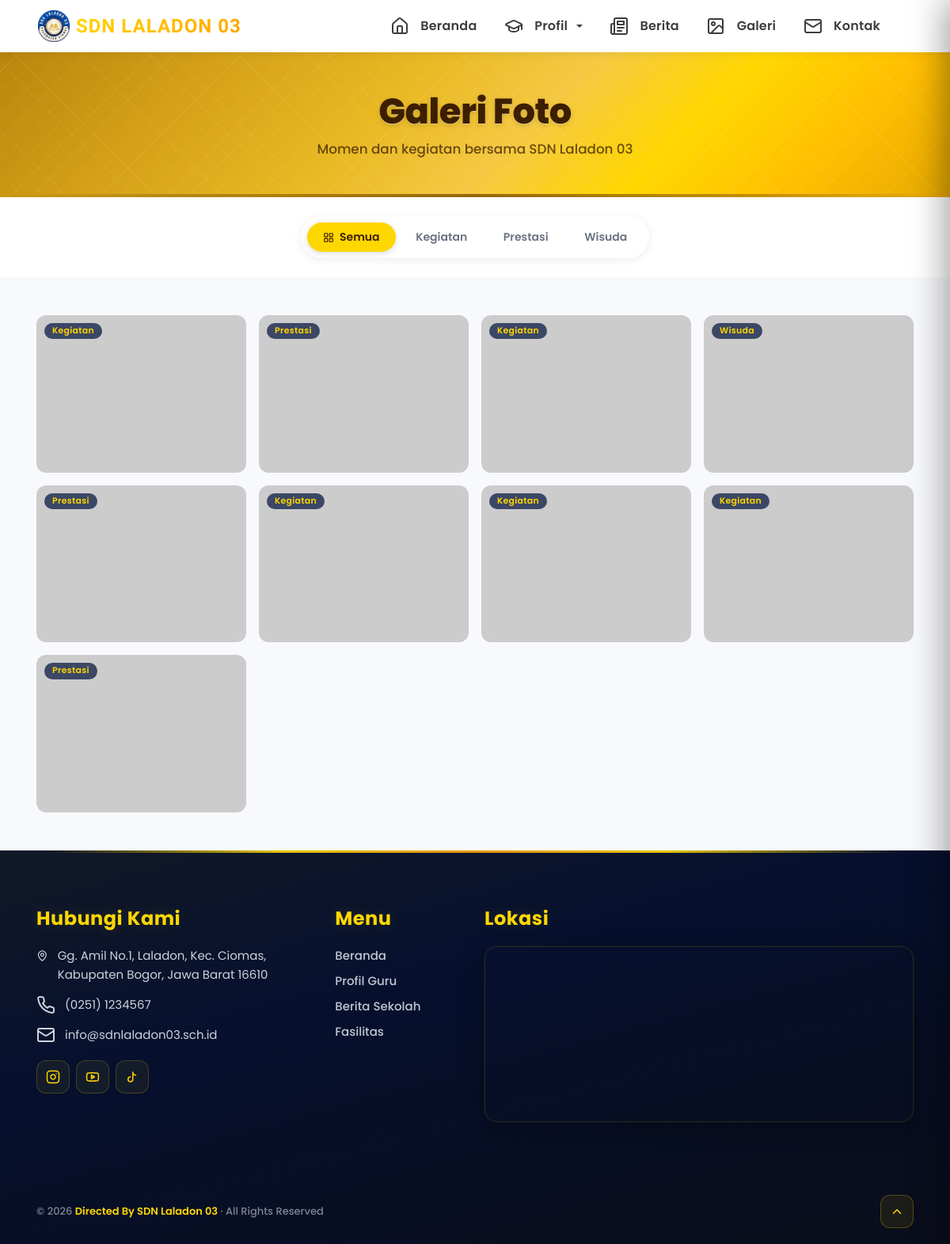
Screenshot of /laladon/galeri.php with the database file from the repository.
### tables this page shows
CREATE TABLE IF NOT EXISTS galeri (
    id         INT AUTO_INCREMENT PRIMARY KEY,
    judul      VARCHAR(255) NOT NULL,
    foto       VARCHAR(255) NOT NULL,
    kategori   VARCHAR(100) DEFAULT 'kegiatan',
    created_at TIMESTAMP DEFAULT CURRENT_TIMESTAMP
);

### laladon/galeri.php (the view, shortened to what this page needs)
<?php
include 'koneksi.php';
include 'header.php';
$filter = isset($_GET['kategori']) ? mysqli_real_escape_string($koneksi, $_GET['kategori']) : '';
if ($filter) {
    $query = "SELECT * FROM galeri WHERE kategori='$filter' ORDER BY created_at DESC";
} else {
    $query = "SELECT * FROM galeri ORDER BY created_at DESC";
}
$result = mysqli_query($koneksi, $query);
$cat_query = "SELECT DISTINCT kategori FROM galeri ORDER BY kategori ASC";
$cat_result = mysqli_query($koneksi, $cat_query);
$kategori_list = [];
while ($c = mysqli_fetch_assoc($cat_result)) {
    $kategori_list[] = $c['kategori'];
}
?>
<section class="page-header">
    <div class="container">
        <div class="row py-5">
            <div class="col-12 text-center">
                <h1 class="page-header-title">Galeri Foto</h1>
                <p class="page-header-subtitle">Momen dan kegiatan bersama SDN Laladon 03</p>
            </div>
        </div>
    </div>
</section>
<section class="py-4 bg-white">
    <div class="container">
        <div class="text-center">
            <div class="news-filter-bar">
                <a href="galeri.php" class="news-filter-btn <?php echo !$filter ? 'active' : ''; ?>">
                    <i data-lucide="layout-grid" style="width:14px;height:14px;display:inline-block;vertical-align:middle;margin-right:4px;"></i> Semua
                </a>
                <?php foreach ($kategori_list as $kat): ?>
                <a href="galeri.php?kategori=<?php echo urlencode($kat); ?>"
                   class="news-filter-btn <?php echo $filter === $kat ? 'active' : ''; ?>">
                    <?php echo htmlspecialchars(ucfirst($kat)); ?>
                </a>
                <?php endforeach; ?>
            </div>
        </div>
    </div>
</section>
<section class="py-5" style="background-color:#f8f9fc;">
    <div class="container">
        <?php if ($result && mysqli_num_rows($result) > 0): ?>
            <div class="galeri-grid" id="galeriGrid">
                <?php $i = 0; while ($row = mysqli_fetch_assoc($result)): ?>
                <div class="galeri-item" data-index="<?php echo $i; ?>"
                     data-src="<?php echo htmlspecialchars($row['foto']); ?>"
                     data-caption="<?php echo htmlspecialchars($row['judul']); ?>">
                    <div class="galeri-img-wrap">
                        <img src="<?php echo htmlspecialchars($row['foto']); ?>"
                             alt="<?php echo htmlspecialchars($row['judul']); ?>"
                             loading="lazy">
                        <?php if (!empty($row['kategori'])): ?>
                        <span class="galeri-badge"><?php echo htmlspecialchars(ucfirst($row['kategori'])); ?></span>
                        <?php endif; ?>
                    </div>
                </div>
                <?php $i++; endwhile; ?>
            </div>
        <?php endif; ?>
    </div>
</section>
<?php include 'footer.php'; ?>

### laladon/css/main.css (style rules this page uses)
:root { --gold: #FFD700; --gold-dark: #FFA500; --gold-deep: #e6a800; --gold-amber: #c8890a; --navy: #1a1a2e; --navy-mid: #16213e; --dark-text: #3d1f00; --gray-light: #f8f9fa; --gray-mid: #6b7280; --gray-border: #f3f4f6; --shadow-sm: 0 2px 10px rgba(0,0,0,0.08); --shadow-md: 0 4px 20px rgba(0,0,0,0.08); --shadow-lg: 0 16px 40px rgba(0,0,0,0.12); --transition-base: 0.3s ease; --transition-fast: 0.2s ease; }
html { scroll-behavior: smooth; }
body { font-family: 'Poppins', sans-serif; background-color: var(--gray-light); overflow-x: hidden; }
img { max-width: 100%; height: auto; display: block; }
section { margin: 0; padding: 0; }
.page-header { position: relative; overflow: hidden; background: linear-gradient(135deg, #b8860b 0%, #d4a017 20%, #e8b923 40%, #f5c842 55%, var(--gold) 70%, #ffbe00 85%, var(--gold-deep) 100% ); color: var(--dark-text); padding: 0; }
.page-header::before { content: ''; position: absolute; inset: 0; background-image: repeating-linear-gradient( 45deg, rgba(255, 255, 255, 0.06) 0px, rgba(255, 255, 255, 0.06) 1px, transparent 1px, transparent 20px ), repeating-linear-gradient( -45deg, rgba(255, 255, 255, 0.06) 0px, rgba(255, 255, 255, 0.06) 1px, transparent 1px, transparent 20px ); pointer-events: none; }
.page-header::after { content: ''; position: absolute; bottom: 0; left: 0; width: 100%; height: 4px; background: linear-gradient(90deg, transparent 0%, rgba(139, 90, 0, 0.5) 20%, rgba(139, 90, 0, 0.9) 50%, rgba(139, 90, 0, 0.5) 80%, transparent 100% ); }
.page-header .container { position: relative; z-index: 2; }
.page-header-title { font-size: clamp(1.8rem, 4vw, 2.8rem); font-weight: 800; color: var(--dark-text); margin-bottom: 0.5rem; text-shadow: 0 1px 0 rgba(255, 255, 255, 0.4), 0 2px 6px rgba(0, 0, 0, 0.15); letter-spacing: -0.5px; }
.page-header-subtitle { font-size: 1.05rem; font-weight: 500; color: rgba(61, 31, 0, 0.75); margin-bottom: 0; }
.news-filter-bar { background: #fff; border-radius: 50px; padding: 0.5rem; display: inline-flex; gap: 0.35rem; box-shadow: 0 2px 12px rgba(0,0,0,0.08); flex-wrap: wrap; justify-content: center; }
.news-filter-btn { border: none; border-radius: 50px; padding: 0.5rem 1.25rem; font-size: 0.875rem; font-weight: 600; cursor: pointer; transition: all 0.25s ease; text-decoration: none; color: var(--gray-mid); background: transparent; }
.news-filter-btn.active { background: var(--gold); color: var(--dark-text); box-shadow: 0 2px 8px rgba(0,0,0,0.15); }

### laladon/css/responsive.css (style rules this page uses)
.container, .container-fluid { width: 100%; padding-left: 1rem; padding-right: 1rem; box-sizing: border-box; }
section { overflow-x: hidden; }

### laladon/galeri.php (style rules this page uses)
.galeri-grid { display: grid; grid-template-columns: repeat(auto-fill, minmax(260px, 1fr)); gap: 1rem; }
.galeri-item { cursor: pointer; border-radius: 12px; overflow: hidden; }
.galeri-img-wrap { position: relative; aspect-ratio: 4/3; overflow: hidden; border-radius: 12px; box-shadow: 0 2px 12px rgba(0,0,0,.08); background: #e5e7eb; }
.galeri-img-wrap img { width: 100%; height: 100%; object-fit: cover; transition: transform .4s ease; display: block; }
.galeri-badge { position: absolute; top: 10px; left: 10px; background: rgba(13,27,68,.75); color: #FFD700; font-size: .68rem; font-weight: 600; padding: 2px 10px; border-radius: 20px; letter-spacing: .03em; backdrop-filter: blur(4px); }

### laladon/footer.php (style rules this page uses)
:root { --footer-gold: #FFD700; --footer-gold-dark: #FFA500; --footer-bg: linear-gradient(165deg, #0a1228 0%, #06102e 35%, #050a1a 100%); --footer-bg-gold-tint: linear-gradient(165deg, rgba(255, 215, 0, 0.03) 0%, transparent 40%, rgba(255, 165, 0, 0.02) 100%); }

### rows the page displays
galeri: kategori "Kegiatan"
galeri: kategori "Prestasi"
galeri: kategori "Kegiatan"
galeri: kategori "Wisuda"
galeri: kategori "Prestasi"
galeri: kategori "Kegiatan"
galeri: kategori "Kegiatan"
galeri: kategori "Kegiatan"
galeri: kategori "Prestasi"

### other values shown
$kat "Kegiatan"
$kat "Prestasi"
$kat "Wisuda"
